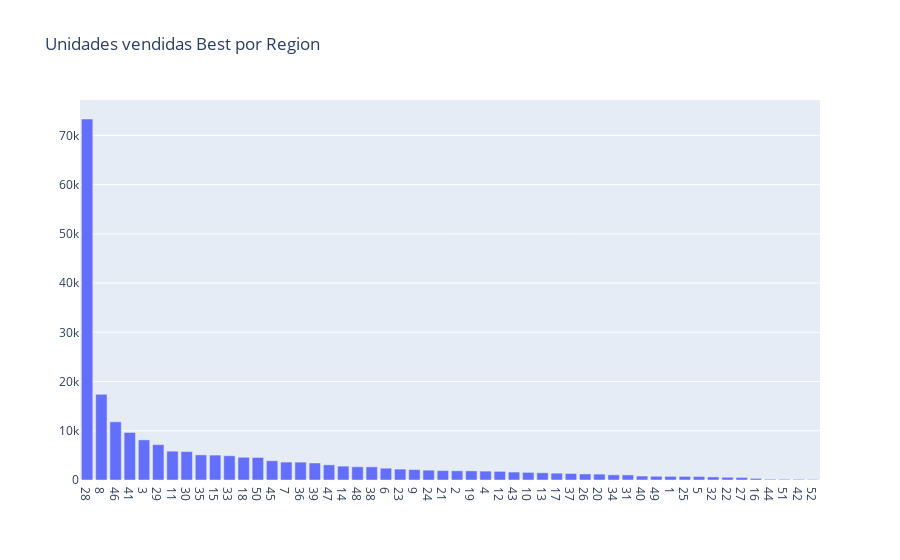

Notebook code for this chart:
### Code cell
plot_data = [
    go.Bar(
        x=df_best_unidades_vendidas['region_code'],
        y=df_best_unidades_vendidas['unidades_vendidas_total']
    )
]

plot_layout = go.Layout(
        xaxis={"type": "category"},
        title='Unidades vendidas Best por Region'
    )
plt.figure(figsize=(16,16))
fig = go.Figure(data=plot_data, layout=plot_layout)
fig.write_html('fig500.html')
pyoff.iplot(fig)

### Figure 1 — Plotly figure (JSON) as saved in the notebook; plotly's stock layout.template omitted (floating-point values rounded to 4 significant figures)
{"data": [{"type": "bar", "x": [28, 8, 46, 41, 3, 29, 11, 30, 35, 15, 33, 18, 50, 45, 7, 36, 39, 47, 14, 48, 38, 6, 23, 9, 24, 21, 2, 19, 4, 12, 43, 10, 13, 17, 37, 26, 20, 34, 31, 40, 49, 1, 25, 5, 32, 22, 27, 16, 44, 51, 42, 52], "y": [73333, 17404, 11823, 9657, 8152, 7183, 5859, 5773, 5100, 5059, 4924, 4619, 4581, 3905, 3636, 3633, 3458, 3080, 2815, 2686, 2668, 2402, 2211, 2118, 1999, 1912, 1869, 1850, 1805, 1755, 1613, 1548, 1466, 1392, 1313, 1226, 1196, 1043, 1031, 803, 758, 740, 727, 706, 632, 557, 522, 327, 150, 141, 134, 97]}], "layout": {"title": {"text": "Unidades vendidas Best por Region"}, "xaxis": {"type": "category"}}}
